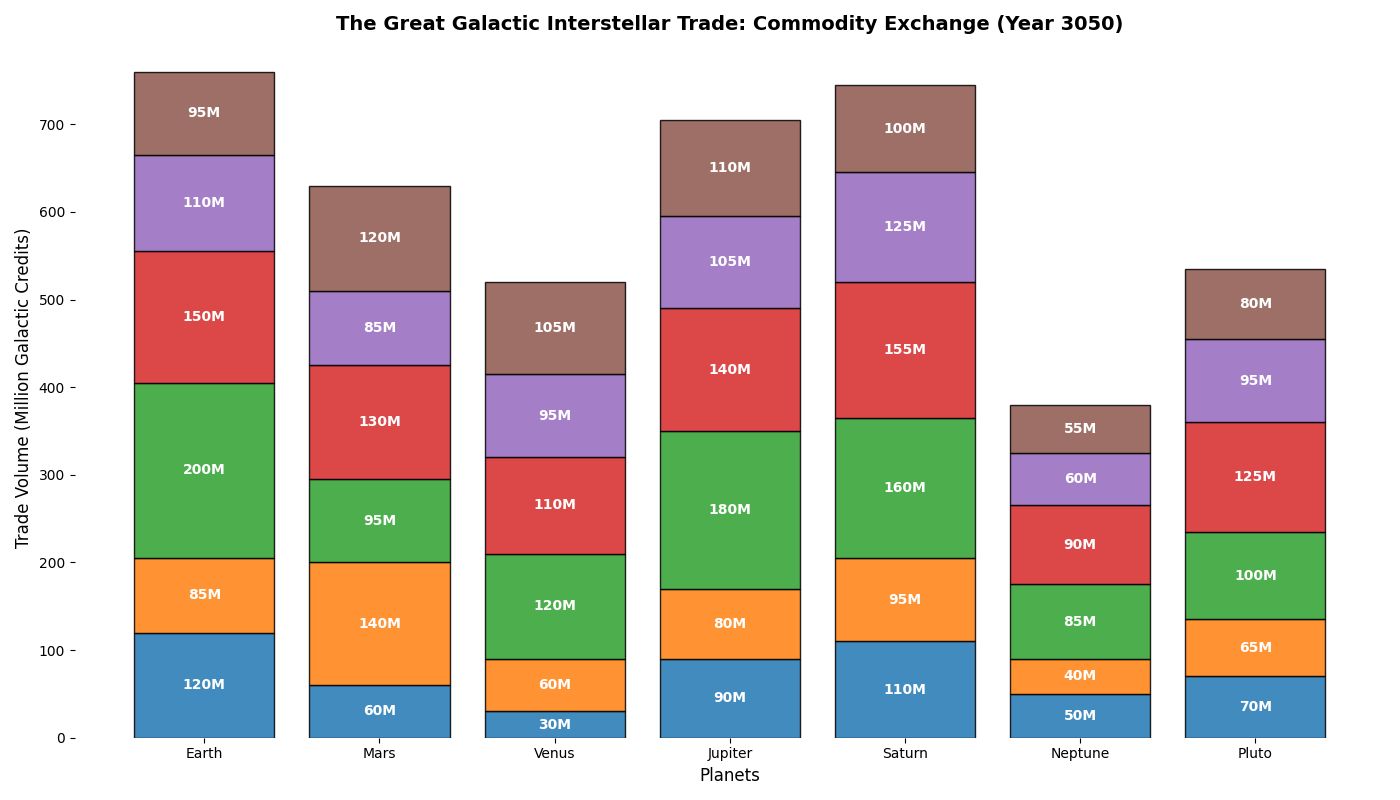

Write Python code to recreate this figure.
import matplotlib.pyplot as plt
import numpy as np

# Data for the plot
planets = ['Earth', 'Mars', 'Venus', 'Jupiter', 'Saturn', 'Neptune', 'Pluto']
commodities = ['Water', 'Metals', 'Food', 'Technology', 'Energy', 'Transport']
trade_volumes = {
    'Water': [120, 60, 30, 90, 110, 50, 70],
    'Metals': [85, 140, 60, 80, 95, 40, 65],
    'Food': [200, 95, 120, 180, 160, 85, 100],
    'Technology': [150, 130, 110, 140, 155, 90, 125],
    'Energy': [110, 85, 95, 105, 125, 60, 95],
    'Transport': [95, 120, 105, 110, 100, 55, 80],
}
colors = ['#1f77b4', '#ff7f0e', '#2ca02c', '#d62728', '#9467bd', '#8c564b']

# Set up subplots
fig, ax = plt.subplots(figsize=(14, 8))

# Positions for each planet
bar_positions = np.arange(len(planets))
cumulative_bottom = np.zeros(len(planets))

# Plot each commodity's trade volume
for commodity, color in zip(commodities, colors):
    ax.bar(bar_positions, trade_volumes[commodity], bottom=cumulative_bottom, color=color, edgecolor='black', alpha=0.85)
    cumulative_bottom += np.array(trade_volumes[commodity])

# Annotate each segment with its volume value
for i, planet in enumerate(planets):
    cumulative_value = 0
    for commodity in commodities:
        val = trade_volumes[commodity][i]
        if val > 15:
            ax.text(i, cumulative_value + val / 2, f'{val}M', ha='center', va='center', color='white', weight='bold', fontsize=10)
        cumulative_value += val

# Labels and title
ax.set_xticks(bar_positions)
ax.set_xticklabels(planets)
ax.set_xlabel("Planets", fontsize=12)
ax.set_ylabel("Trade Volume (Million Galactic Credits)", fontsize=12)
ax.set_title("The Great Galactic Interstellar Trade: Commodity Exchange (Year 3050)", fontsize=14, fontweight='bold')

# Remove legend, grid, and borders
ax.set_frame_on(False)
ax.grid(False)

plt.tight_layout()

# Show plot
plt.show()
